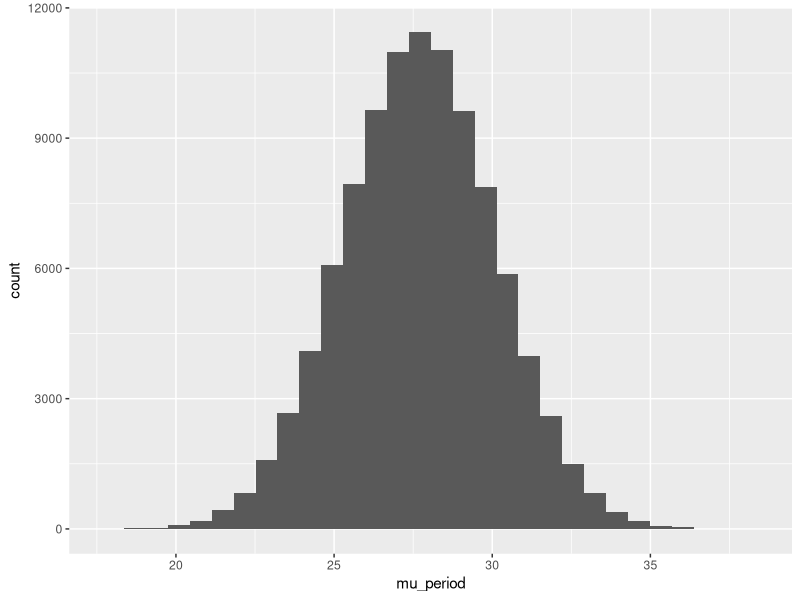
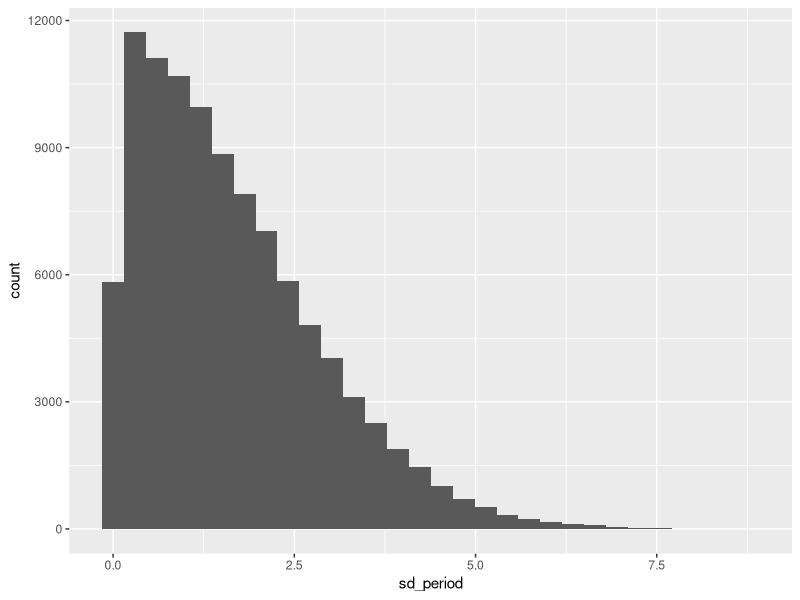
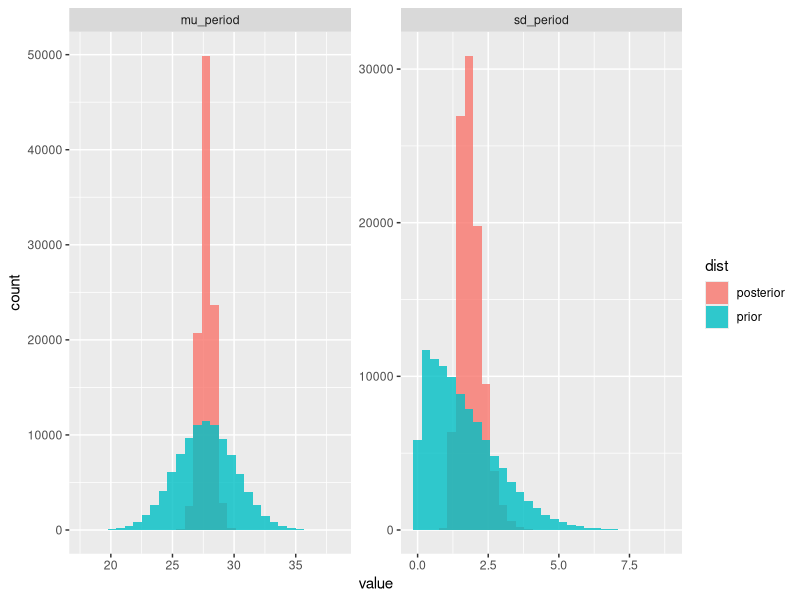
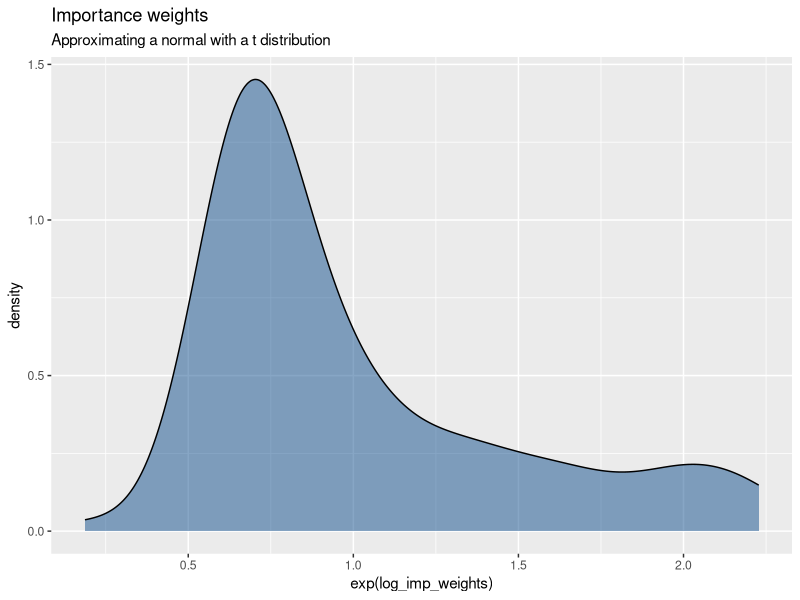

Source code (R) for these figures, in order:
## ---- chunk 1
library(tidyverse)
set.seed(42)
## ---- chunk 2
# a normal distribution for the mean days between period starts
prior_mean_mu <- 27.7
prior_mean_sd <- 2.4
# a half-normal distribution for the SD of days between period starts
prior_sd_mu <- 1.6
prior_sd_sd <- 2.05
## ---- chunk 3
true_mu <- 26.3
true_sd <- 1.9

sample_periods <- rnorm(12, true_mu, true_sd)
## ---- chunk 4
log_likelihood <- function(sample_periods, mean_period, sd_period) {
  sum(dnorm(sample_periods, mean_period, sd_period, log = TRUE))
}
## ---- chunk 5
log_likelihood(sample_periods, true_mu, true_sd) > log_likelihood(sample_periods, prior_mean_mu, prior_mean_sd)
## ---- chunk 6
n_samples <- 100000
prior <- tibble(
  mu_period = rnorm(n_samples, prior_mean_mu, prior_mean_sd),
  sd_period = abs(rnorm(n_samples, 0, prior_sd_sd))
)

ggplot(prior) +
  aes(x = mu_period) +
  geom_histogram()
## ---- chunk 7
ggplot(prior) +
  aes(x = sd_period) +
  geom_histogram()
## ---- chunk 8
weights <- sapply(1:n_samples, function(i) {
  log_likelihood(sample_periods, prior$mu_period[i], prior$sd_period[i])
})
## ---- chunk 9
# n.b. sample will normalise the weights
posterior <- prior[sample(n_samples, replace = TRUE, prob = exp(weights)), ]

df <- bind_rows(
  mutate(prior, dist = "prior"),
  mutate(posterior, dist = "posterior")
) |>
  pivot_longer(c(mu_period, sd_period), names_to = "param", values_to = "value")

ggplot(df) +
  aes(x = value, fill = dist) +
  facet_wrap(vars(param), scales = "free") +
  geom_histogram(alpha = 0.8, position = "identity")
## ---- chunk 10
posterior |> summarise(mu = mean(mu_period), sd = mean(sd_period))
## ---- chunk 11
tibble(
    mu = mean(sample_periods),
    sd = sd(sample_periods)
)
## ---- chunk 12
approx_samples <- rt(100, df = 3)  # T with 3 deg free is our approximation to posterior
approx_density <- dt(approx_samples, df = 3, log = TRUE)  # get the prob density for each
unnormalised_posterior <- dnorm(approx_samples, log = TRUE, sd = sqrt(3))  # convert to actual posterior

# weights are then...
log_imp_weights <- unnormalised_posterior - approx_density
data.frame(log_imp_weights) %>% 
  ggplot(aes(exp(log_imp_weights))) +
  geom_density(fill = "dodgerblue4", alpha = 0.5) +
  labs(title = "Importance weights",
       subtitle = "Approximating a normal with a t distribution")

# normalise...
weights <- exp(log_imp_weights) / sum(exp(log_imp_weights))

mean_estimate <- sum(approx_samples * weights)
